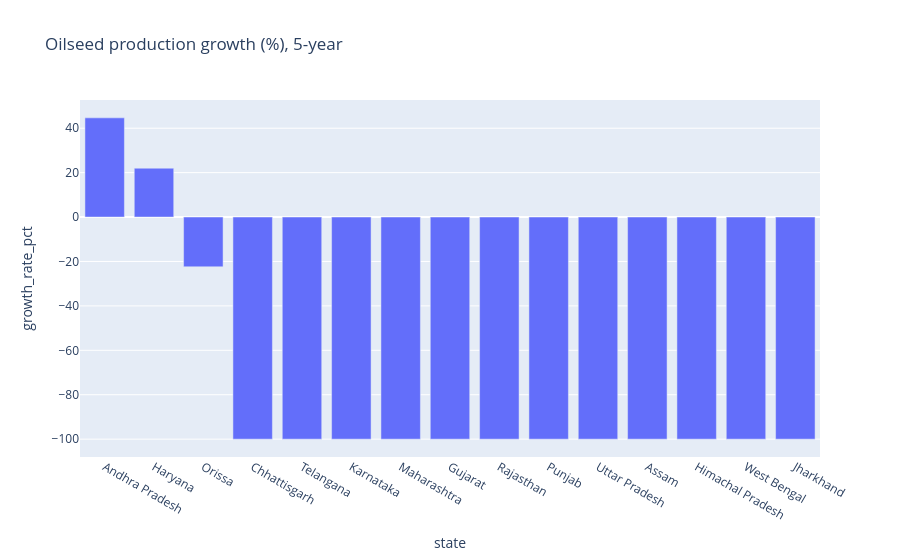

Notebook code for this chart:
### Markdown cell above
3. States with the Highest Growth in Oilseed Production (5-Year Growth Rate)

### Code cell
q3 = """
SELECT STATE_NAME AS state,
       SUM(CASE WHEN YEAR = m.max_yr     THEN OILSEEDS_PRODUCTION_1000_TONS END) AS recent_prod,
       SUM(CASE WHEN YEAR = m.max_yr - 5 THEN OILSEEDS_PRODUCTION_1000_TONS END) AS old_prod,
       ROUND(
         (SUM(CASE WHEN YEAR = m.max_yr     THEN OILSEEDS_PRODUCTION_1000_TONS END)
        - SUM(CASE WHEN YEAR = m.max_yr - 5 THEN OILSEEDS_PRODUCTION_1000_TONS END))
         / NULLIF(SUM(CASE WHEN YEAR = m.max_yr - 5 THEN OILSEEDS_PRODUCTION_1000_TONS END), 0) * 100
       , 2) AS growth_rate_pct
FROM agri_data
CROSS JOIN (SELECT MAX(YEAR) AS max_yr FROM agri_data) m
WHERE YEAR IN (m.max_yr, m.max_yr - 5)
GROUP BY STATE_NAME
HAVING old_prod > 0
ORDER BY growth_rate_pct DESC
"""
df3 = run_query(q3)
display(df3)
px.bar(df3, x="state", y="growth_rate_pct",
       title="Oilseed production growth (%), 5-year").show()

### Figure 1 — Plotly figure (JSON) as saved in the notebook; plotly's stock layout.template omitted (floating-point values rounded to 4 significant figures)
{"data": [{"hovertemplate": "state=%{x}<br>growth_rate_pct=%{y}<extra></extra>", "legendgroup": "", "marker": {"color": "#636efa", "pattern": {"shape": ""}}, "name": "", "orientation": "v", "showlegend": false, "textposition": "auto", "type": "bar", "x": ["Andhra Pradesh", "Haryana", "Orissa", "Chhattisgarh", "Telangana", "Karnataka", "Maharashtra", "Gujarat", "Rajasthan", "Punjab", "Uttar Pradesh", "Assam", "Himachal Pradesh", "West Bengal", "Jharkhand"], "xaxis": "x", "y": [44.67, 22.01, -22.4, -100.0, -100.0, -100.0, -100.0, -100.0, -100.0, -100.0, -100.0, -100.0, -100.0, -100.0, -100.0], "yaxis": "y"}], "layout": {"barmode": "relative", "legend": {"tracegroupgap": 0}, "title": {"text": "Oilseed production growth (%), 5-year"}, "xaxis": {"anchor": "y", "domain": [0, 1], "title": {"text": "state"}}, "yaxis": {"anchor": "x", "domain": [0, 1], "title": {"text": "growth_rate_pct"}}}}
